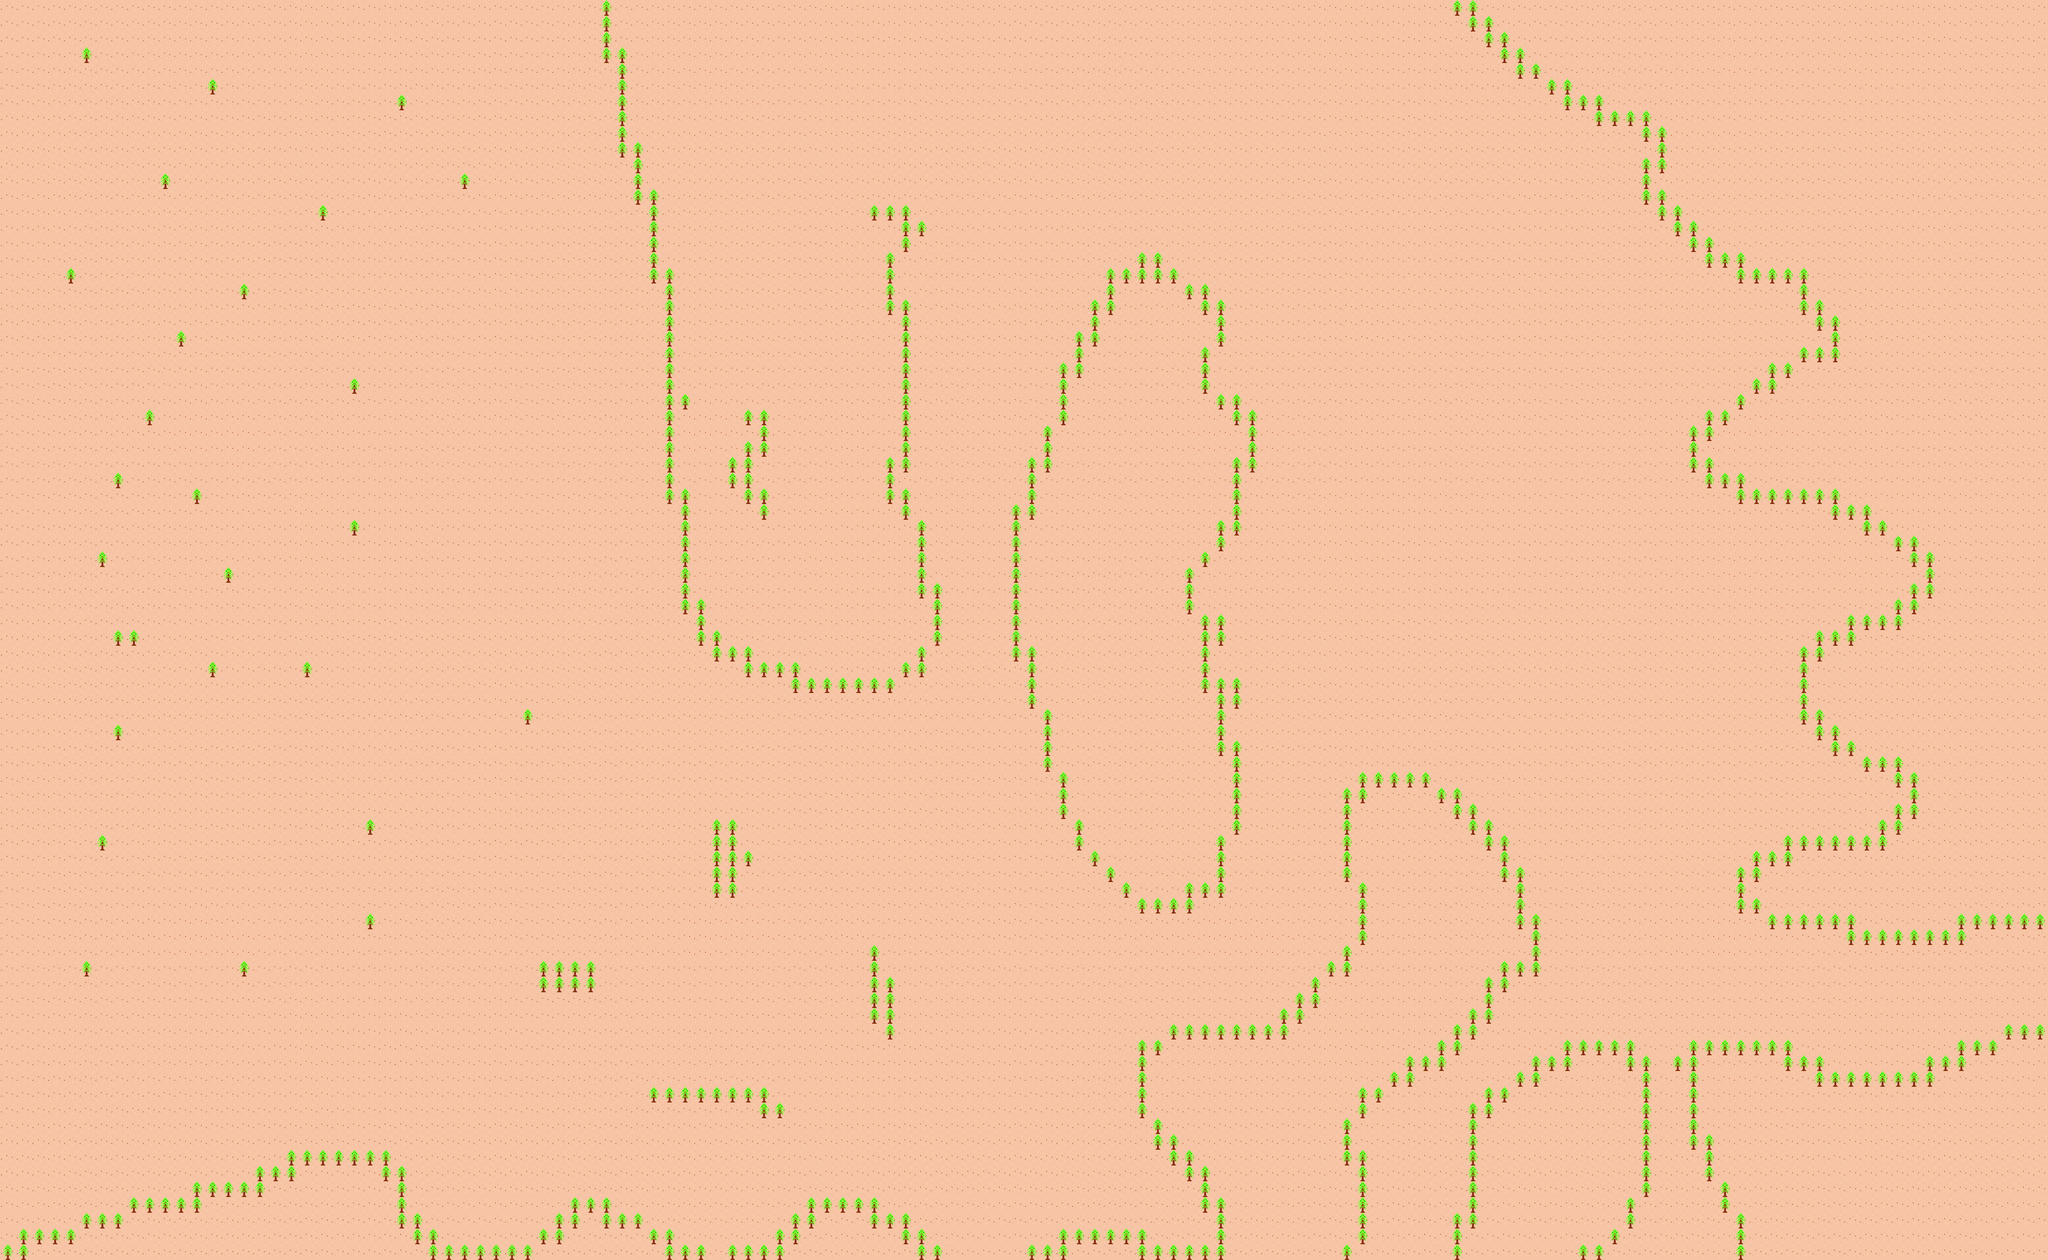

Tiled map render using the project's own tile images. Description and the map definition, with tile-layer contents summarised, below:
An orthogonal 130x80 tile map with 32x32 px tiles, 2 tile layers (dirt-layer, tree-layer) and 39 objects (38x enemy, player).

<map version="1.10" tiledversion="1.11.0" orientation="orthogonal" renderorder="right-down" width="130" height="80" tilewidth="32" tileheight="32" infinite="0" nextlayerid="5" nextobjectid="40">
 <tileset firstgid="1" source="../tilesets/test-tileset.tsx" />
 <layer id="1" name="dirt-layer" width="130" height="80">
  <data>[10400 cells, 10400 non-empty, 1 distinct tile ids]</data>
 </layer>
 <layer id="2" name="tree-layer" width="130" height="80">
  <data>[10400 cells, 708 non-empty, 1 distinct tile ids]</data>
 </layer>
 <objectgroup id="3" name="enemies">
  <object id="1" type="enemy" gid="3" x="3188.01" y="1632.59" width="32" height="32" />
  <object id="2" type="enemy" gid="3" x="3183.84" y="1175.61" width="32" height="32" />
  <object id="3" type="enemy" gid="3" x="3025.51" y="1279.77" width="32" height="32" />
  <object id="4" type="enemy" gid="3" x="2788.03" y="1279.77" width="32" height="32" />
  <object id="5" type="enemy" gid="3" x="2675.53" y="979.783" width="32" height="32" />
  <object id="6" type="enemy" gid="3" x="2958.85" y="738.129" width="32" height="32" />
  <object id="7" type="enemy" gid="3" x="3275.5" y="542.305" width="32" height="32" />
  <object id="8" type="enemy" gid="3" x="2979.68" y="463.143" width="32" height="32" />
  <object id="9" type="enemy" gid="3" x="2600.54" y="346.482" width="32" height="32" />
  <object id="10" type="enemy" gid="3" x="2238.05" y="367.314" width="32" height="32" />
  <object id="11" type="enemy" gid="3" x="2213.06" y="171.491" width="32" height="32" />
  <object id="12" type="enemy" gid="3" x="2417.21" y="71.4956" width="32" height="32" />
  <object id="13" type="enemy" gid="3" x="1488.09" y="233.987" width="32" height="32" />
  <object id="14" type="enemy" gid="3" x="1717.25" y="88.1615" width="32" height="32" />
  <object id="15" type="enemy" gid="3" x="1871.41" y="233.987" width="32" height="32" />
  <object id="16" type="enemy" gid="3" x="1529.76" y="508.974" width="32" height="32" />
  <object id="17" type="enemy" gid="3" x="1517.26" y="663.133" width="32" height="32" />
  <object id="18" type="enemy" gid="3" x="1746.41" y="742.295" width="32" height="32" />
  <object id="19" type="enemy" gid="3" x="1675.58" y="900.621" width="32" height="32" />
  <object id="20" type="enemy" gid="3" x="1733.91" y="1167.27" width="32" height="32" />
  <object id="21" type="enemy" gid="3" x="1596.42" y="1208.94" width="32" height="32" />
  <object id="22" type="enemy" gid="3" x="1975.57" y="1596.42" width="32" height="32" />
  <object id="23" type="enemy" gid="3" x="1979.73" y="1342.27" width="32" height="32" />
  <object id="24" type="enemy" gid="3" x="2000.57" y="833.957" width="32" height="32" />
  <object id="25" type="enemy" gid="3" x="3887.97" y="1992.23" width="32" height="32" />
  <object id="26" type="enemy" gid="3" x="3650.48" y="2025.56" width="32" height="32" />
  <object id="27" type="enemy" gid="3" x="3417.16" y="1879.74" width="32" height="32" />
  <object id="28" type="enemy" gid="3" x="3229.67" y="2075.56" width="32" height="32" />
  <object id="29" type="enemy" gid="3" x="3404.66" y="2429.71" width="32" height="32" />
  <object id="30" type="enemy" gid="3" x="2846.36" y="2308.88" width="32" height="32" />
  <object id="31" type="enemy" gid="3" x="2054.73" y="2333.88" width="32" height="32" />
  <object id="32" type="enemy" gid="3" x="1725.58" y="2338.05" width="32" height="32" />
  <object id="33" type="enemy" gid="3" x="2029.73" y="1908.9" width="32" height="32" />
  <object id="34" type="enemy" gid="3" x="1650.58" y="1750.58" width="32" height="32" />
  <object id="35" type="enemy" gid="3" x="1471.43" y="1942.24" width="32" height="32" />
  <object id="36" type="enemy" gid="3" x="1213.11" y="1479.76" width="32" height="32" />
  <object id="37" type="enemy" gid="3" x="1108.94" y="2217.22" width="32" height="32" />
  <object id="38" type="enemy" gid="3" x="1113.11" y="150.658" width="32" height="32" />
 </objectgroup>
 <objectgroup id="4" name="player">
  <object id="39" type="player" gid="4" x="3371.33" y="2015.9" width="32" height="32" />
 </objectgroup>
</map>
